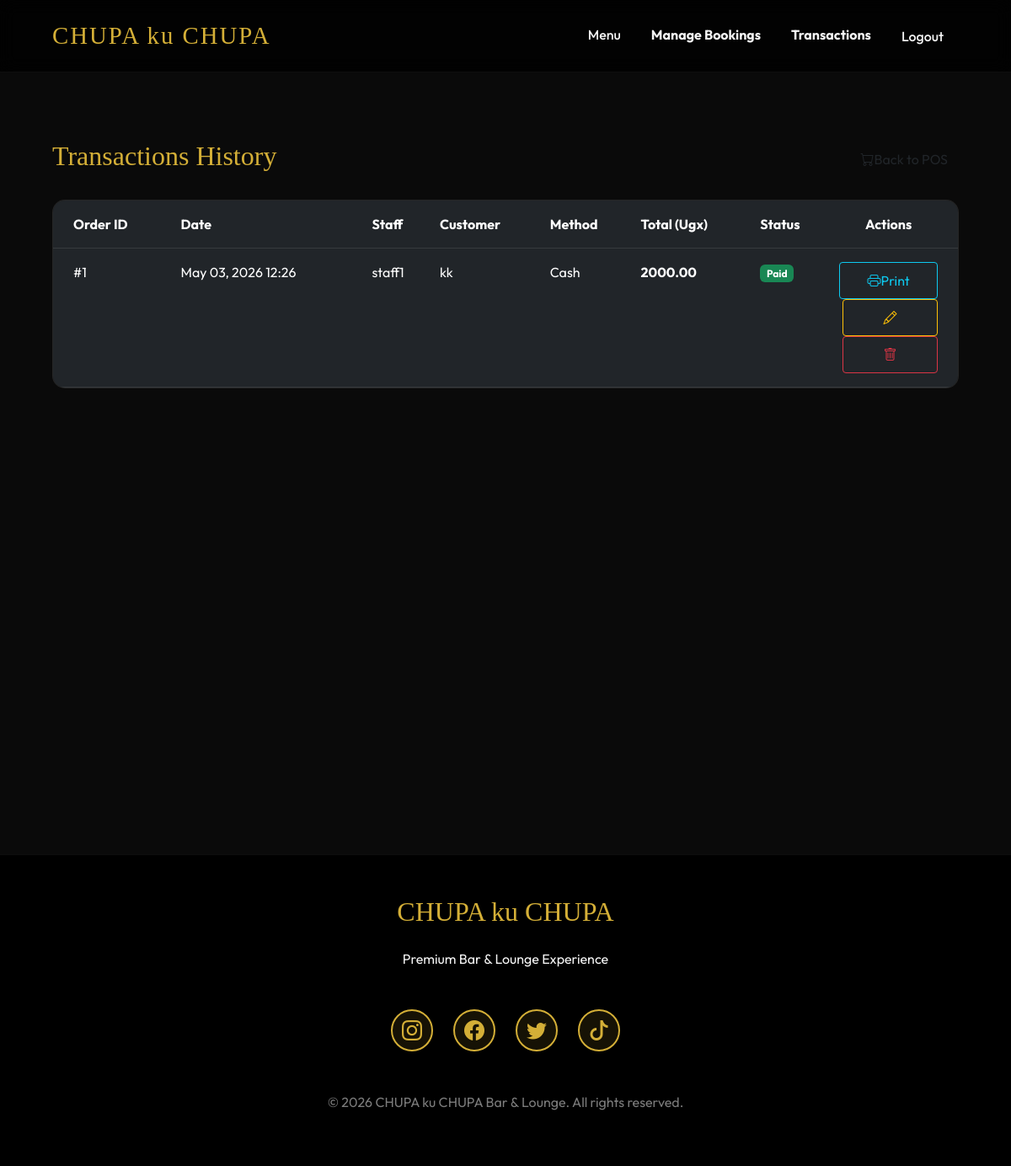
/orders/transactions/ (signed in), run on the app's committed database.
### orders/models.py (models this page shows, shortened)
class Order(models.Model):
    staff_member = models.ForeignKey(settings.AUTH_USER_MODEL, on_delete=models.SET_NULL, null=True, related_name='recorded_orders')
    customer_name = models.CharField(max_length=200, blank=True, null=True)
    total_amount = models.DecimalField(max_digits=12, decimal_places=2, default=0.00)
    created_at = models.DateTimeField(auto_now_add=True)
    is_paid = models.BooleanField(default=False)
    payment_method = models.CharField(max_length=20, choices=[('CASH', 'Cash'), ('MOBILE_MONEY', 'Mobile Money')], default='CASH')
    amount_paid = models.DecimalField(max_digits=12, decimal_places=2, default=0.00)
    transaction_id = models.CharField(max_length=100, blank=True, null=True)
    payment_phone = models.CharField(max_length=20, blank=True, null=True)
    staff_name = models.CharField(max_length=100, blank=True, null=True, verbose_name="Staff Name")

### accounts/models.py (models this page shows, shortened)
class CustomUser(AbstractUser):
    MANAGER = 'MANAGER'
    STAFF = 'STAFF'
    CUSTOMER = 'CUSTOMER'
    ROLE_CHOICES = [
        (MANAGER, 'Manager'),
        (STAFF, 'Staff'),
        (CUSTOMER, 'Customer'),
    ]
    role = models.CharField(max_length=10, choices=ROLE_CHOICES, default=CUSTOMER)
    phone = models.CharField(max_length=15, blank=True, null=True)
    address = models.TextField(blank=True, null=True)

### orders/views.py (the view)
# urls.py: path('transactions/', views.TransactionListView.as_view(), name='transaction_list'),
class TransactionListView(LoginRequiredMixin, StaffRequiredMixin, ListView):
    model = Order
    template_name = 'orders/transaction_list.html'
    context_object_name = 'transactions'
    def get_queryset(self):
        return Order.objects.all().order_by('-created_at')

### orders/views.py (called while the page is built)
    def test_func(self):
        return self.request.user.role in ['STAFF', 'MANAGER']

### templates/orders/transaction_list.html (shortened to what this page needs)
{% extends 'base.html' %}
{% block content %}
<div class="animate-fade">
    <div class="d-flex justify-content-between align-items-center mb-4">
        <h2>Transactions History</h2>
        <a href="{% url 'orders:pos' %}" class="btn btn-outline-gold"><i class="bi bi-cart"></i> Back to POS</a>
    </div>
    <div class="glass-card p-0 overflow-hidden">
        <div class="table-responsive">
            <table class="table table-dark table-hover mb-0">
                <thead>
                    <tr class="border-gold">
                        <th class="ps-4 py-3">Order ID</th>
                        <th class="py-3">Date</th>
                        <th class="py-3">Staff</th>
                        <th class="py-3">Customer</th>
                        <th class="py-3">Method</th>
                        <th class="py-3">Total (Ugx)</th>
                        <th class="py-3">Status</th>
                        <th class="pe-4 text-center py-3">Actions</th>
                    </tr>
                </thead>
                <tbody>
                    {% for txn in transactions %}
                        <tr>
                            <td class="ps-4 py-3">#{{ txn.id }}</td>
                            <td class="py-3">{{ txn.created_at|date:"M d, Y H:i" }}</td>
                            <td class="py-3">{{ txn.staff_member.username }}</td>
                            <td class="py-3">{{ txn.customer_name|default:"-" }}</td>
                            <td class="py-3">
                                {{ txn.get_payment_method_display }}
                            </td>
                            <td class="py-3 fw-bold text-gold">{{ txn.total_amount }}</td>
                            <td class="py-3">
                                {% if txn.is_paid %}
                                    <span class="badge bg-success">Paid</span>
                                {% else %}
                                    <span class="badge bg-danger">Unpaid</span>
                                {% endif %}
                            </td>
                            <td class="pe-4 py-3 text-center">
                                <a href="{% url 'orders:receipt' txn.id %}" class="btn btn-sm btn-outline-info" title="Print Receipt">
                                    <i class="bi bi-printer"></i> Print
                                </a>
                                {% if user.role == 'MANAGER' %}
                                    <a href="{% url 'orders:transaction_edit' txn.id %}" class="btn btn-sm btn-outline-warning ms-1" title="Edit">
                                        <i class="bi bi-pencil"></i>
                                    </a>
                                    <a href="{% url 'orders:transaction_delete' txn.id %}" class="btn btn-sm btn-outline-danger ms-1" title="Delete">
                                        <i class="bi bi-trash"></i>
                                    </a>
                                {% endif %}
                            </td>
                        </tr>
                    {% empty %}
                        <tr>
                            <td colspan="8" class="text-center py-5 text-white-50">No transactions found.</td>
                        </tr>
                    {% endfor %}
                </tbody>
            </table>
        </div>
    </div>
</div>
{% endblock %}

### templates/base.html (style rules this page uses)
:root { --primary-gold: #D4AF37; --dark-bg: #0A0A0A; --card-bg: #1A1A1A; --glass-bg: rgba(255, 255, 255, 0.05); --text-light: #F5F5F5; }
body { background-color: var(--dark-bg); color: var(--text-light); font-family: 'Outfit', sans-serif; overflow-x: hidden; }
h1, h2, h3, .navbar-brand { font-family: 'Playfair Display', serif; color: var(--primary-gold); }
.glass-card { background: var(--card-bg); border: 1px solid var(--glass-bg); border-radius: 15px; padding: 2rem; transition: transform 0.3s ease; }
.animate-fade { animation: fadeIn 0.8s ease forwards; }
.btn { min-height: 44px; min-width: 44px; display: flex; align-items: center; justify-content: center; font-size: 1rem; }

### data on the page
Order: id "1", created_at "May 03, 2026 12:26", staff_member.username "staff1", customer_name "kk", payment_method "Cash", total_amount "2000.00", is_paid "Paid"
